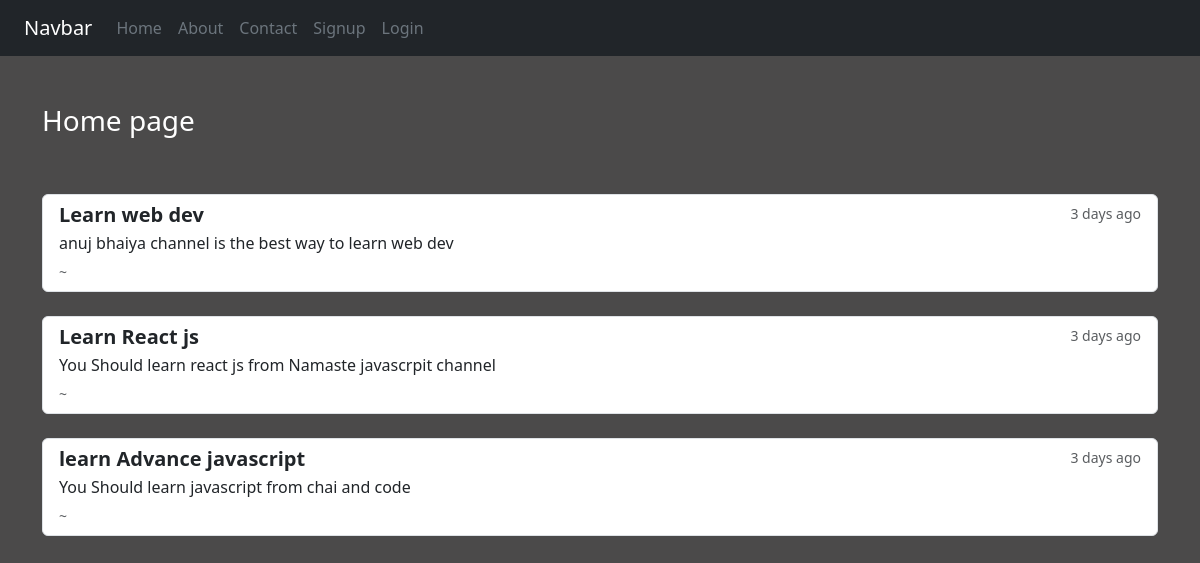
Before: / with the older database file.
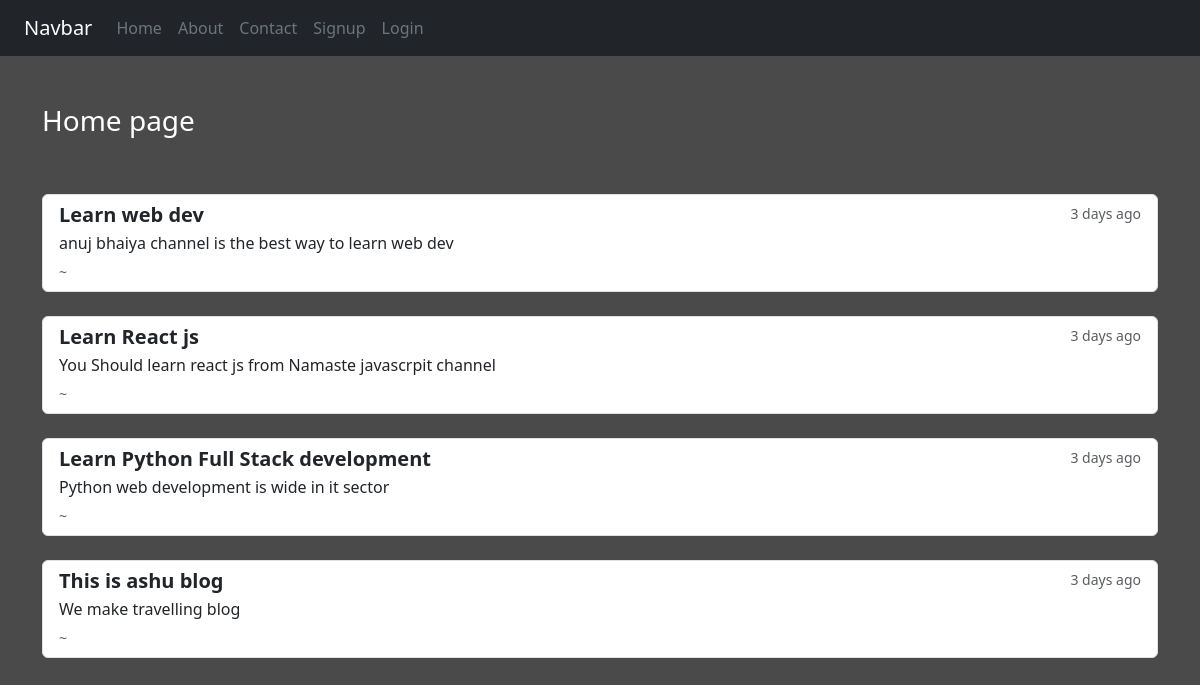
After: the same page with the newer database file.
### blog/models.py (models this page shows)
class Post(models.Model):
    title = models.CharField(max_length=50)
    desc = models.TextField(max_length=200)

### blog/views.py (the view)
# urls.py: 2. Add a URL to urlpatterns:  path('', views.home, name='home')
def home(request):
    posts = Post.objects.all()
    user = request.user
    full_name = user.get_username()
    gps = user.groups.all()
    return render(request, 'blog/home.html' , {'posts':posts, "full_name":full_name, 'gps':gps})

### blog/templates/blog/home.html (shortened to what this page needs)
{% extends 'blog/base.html' %} {% load static %}  {% block content %}
<div class="cl-sm-10">
  <h3 class="text-white my-5">Home page</h3>
  {% for post in posts %}
  <div class="list-group my-2">
    <a href="#" class="list-group-item list-group-item-action my-2">
      <div class="d-flex w-100 justify-content-between">
        <h5 class="mb-1 fw-bold">{{post.title}}</h5>
        <small class="text-body-secondary">3 days ago</small>
      </div>
      <p class="mb-1">
        {{post.desc}}
      </p>
      <small class="text-body-secondary">~{{full_name}} {% for group in gps %} <sub>{{group.name}}</sub>{% endfor %} </small>
    </a>
  </div>
  {% endfor %}
</div>
{% endblock %}

Changed rows visible on the page:
removed Post: title "learn Advance javascript", desc "You Should learn javascript from chai and code"
added Post: title "Learn Python Full Stack development", desc "Python web development is wide in it sector"
added Post: title "This is ashu blog", desc "We make travelling blog"
